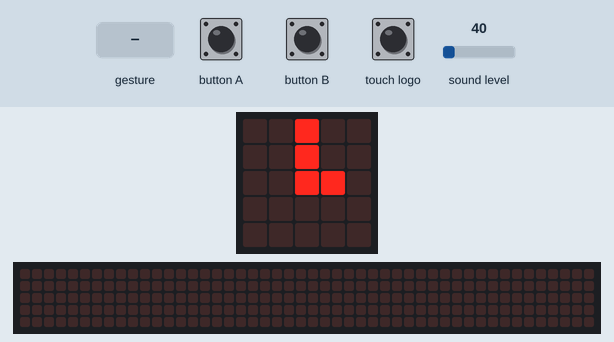
Recording of a program running on a simulated BBC micro:bit (MakeCode). Parts: the board's 5×5 LED display, a strip that is not on the board, showing the scrolling text unrolled. The inputs (shaded band) are chosen by the test bench; at power-on: sound level 40. The 48×5 strip is a reading aid, not a part: it shows the text the display is scrolling, unrolled, one strip-width of it at a time.

Above: at 1.6 s.
1.7 s: sound turns loud
At 2.9 s:
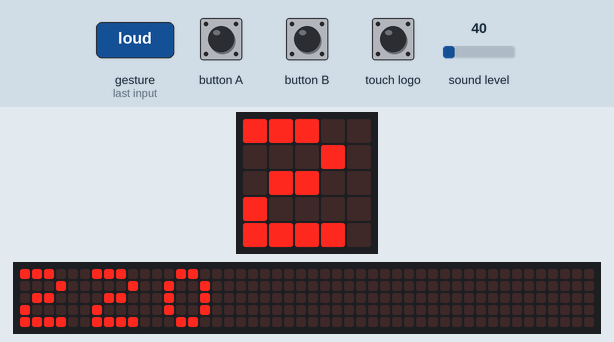
4.0 s: button B pressed for 0.15 s
4.7 s: touch logo pressed for 0.15 s
5.4 s: touch logo pressed for 1 s
At 7.9 s:
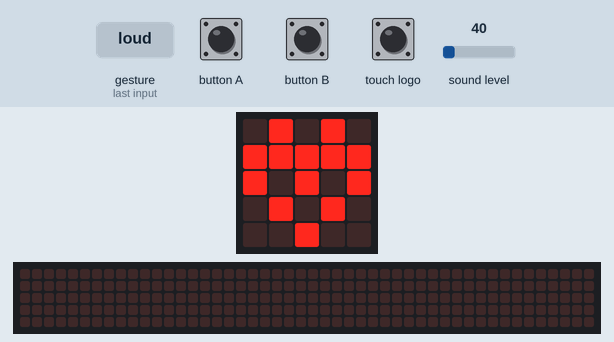
8.9 s: button B pressed for 0.15 s
At 9.7 s:
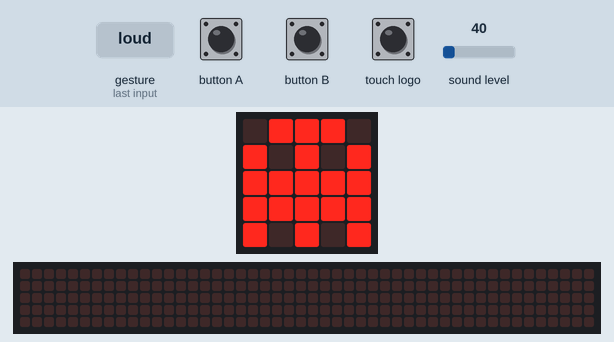
10.6 s: touch logo pressed for 3.2 s
At 14.8 s:
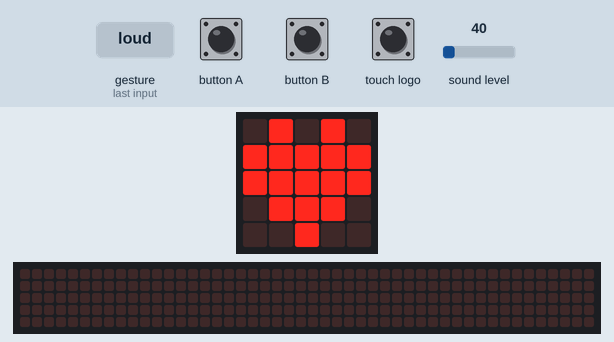
Timing chart, 0 to 16.3 s (numbered marks = the images above; inputs shaded):
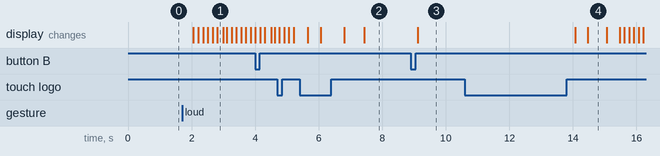

Measured:
- after the input at 1.7 s, the display: first changes after 0.36 s (image 1 shows a later state)
- after the input at 5.4 s, the display: first differs from a run without the input after 2.0 s (image 2)
- after the input at 8.9 s, the display: changes after 0.21 s (image 3)
- after the input at 10.6 s, the display: first changes after 3.5 s (image 4 shows a later state)
- what the display in image 4 shows lasts 0.6 s, from 14.5 s to 15.1 s

The program:

main.ts
```typescript
function game2 () {
    game.setLife(1)
    game.setScore(0)
    basic.showLeds(`
        . # . # .
        # # # # #
        # . # . #
        . # . # .
        . . # . .
        `)
    basic.showIcon(IconNames.Heart)
    basic.showLeds(`
        . # . # .
        # # # # #
        # . # . #
        . # . # .
        . . # . .
        `)
    basic.showString("vosje")
    basic.showLeds(`
        . # . # .
        # # # # #
        # . # . #
        . # . # .
        . . # . .
        `)
}
input.onButtonPressed(Button.A, function () {
    if (blad_game == 3) {
        basic.showString("eten")
        basic.showLeds(`
            . # . # .
            # # # # #
            # . # . #
            . # . # .
            . . # . .
            `)
        game.addScore(1)
    } else {
        blad += -1
    }
})
input.onGesture(Gesture.Shake, function () {
    stap += 1
    basic.showNumber(stap)
})
input.onLogoEvent(TouchButtonEvent.Pressed, function () {
    if (start == 0) {
        basic.showNumber(game.score())
    } else {
        basic.showNumber(stap)
    }
})
input.onLogoEvent(TouchButtonEvent.LongPressed, function () {
    if (blad_game == 1) {
        blad = 0
        blad_game += 1
        game.pause()
    } else if (blad_game == 2) {
        blad = 0
        blad_game += 1
        game.pause()
    } else if (blad_game == 3) {
        blad = 0
        blad_game += -2
        game.resume()
    }
})
input.onButtonPressed(Button.B, function () {
    if (blad_game == 3) {
        basic.showString("drinken")
        basic.showLeds(`
            . # . # .
            # # # # #
            # . # . #
            . # . # .
            . . # . .
            `)
        game.addScore(1)
    } else {
        blad += 1
    }
})
input.onSound(DetectedSound.Loud, function () {
    basic.showNumber(input.soundLevel())
})
let blad = 0
let stap = 0
let blad_game = 0
let start = 0
start = 1
blad_game = 1
stap = 0
blad = 0
basic.showLeds(`
    . . # . .
    . . # . .
    . . # # .
    . . . . .
    . . . . .
    `)
loops.everyInterval(60000, function () {
    if (start == 0) {
        game.addScore(-1)
    } else if (game.score() == 10) {
        game.gameOver()
    } else if (game.score() == -1) {
        game.gameOver()
    }
})
basic.forever(function () {
    if (blad_game == 2) {
        if (blad == 0) {
            basic.showLeds(`
                . # . # .
                # # # # #
                # . # . #
                . # . # .
                . . # . .
                `)
        } else if (blad == 1) {
            basic.showIcon(IconNames.Ghost)
        } else if (blad == 2) {
            basic.showLeds(`
                . # . # .
                # # # # #
                # . # . #
                # # . # #
                . # # # .
                `)
        } else if (blad == 3) {
            basic.showLeds(`
                . # . # .
                . # # # .
                # . # . #
                # # . # #
                . . # . .
                `)
        } else if (blad == 4) {
            basic.showLeds(`
                . # # # #
                # # # # .
                # # # . .
                # # # # .
                . # # # #
                `)
        } else {

        }
    } else if (blad_game == 1) {
        if (blad == 0) {
            basic.showLeds(`
                . . # . .
                . . # . .
                . . # # .
                . . . . .
                . . . . .
                `)
        } else if (blad == 1) {
            basic.showArrow(ArrowNames.North)
        } else if (blad == 2) {
            basic.showArrow(input.magneticForce(Dimension.Strength))
        } else if (blad == 3) {
            basic.showNumber(input.temperature())
        }
    } else if (blad_game == 3) {
        if (start == 1) {
            game2()
            start = 0
        }
    }
})
```

test.ts
```typescript
// tests gaan hier; deze zal niet worden gecompileerd wanneer dit pakket wordt gebruikt als extensie.
```
